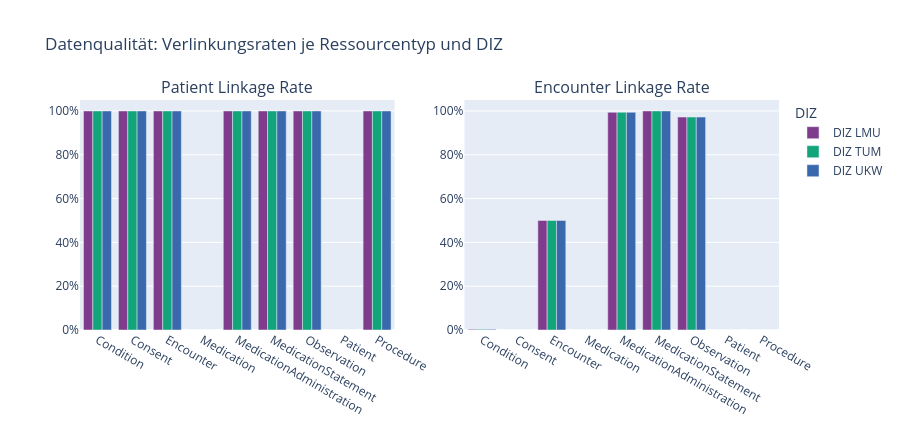

The cell this chart's notebook holds for it:
### Markdown cell above
---
## 3. Datenqualität — Patient & Encounter Linkage

### Code cell
if not df_quality.empty:
    fig = make_subplots(
        rows=1, cols=2,
        subplot_titles=["Patient Linkage Rate", "Encounter Linkage Rate"]
    )

    for diz_name in LOADED_DIZ:
        sub = df_quality[df_quality["diz"] == diz_name]
        show_legend = (diz_name == LOADED_DIZ[0])

        fig.add_trace(go.Bar(
            name=diz_name, x=sub["resource_type"], y=sub["patient_linkage_rate"],
            marker_color=COLOR_MAP[diz_name], showlegend=True
        ), row=1, col=1)

        fig.add_trace(go.Bar(
            name=diz_name, x=sub["resource_type"], y=sub["encounter_linkage_rate"],
            marker_color=COLOR_MAP[diz_name], showlegend=False
        ), row=1, col=2)

    fig.update_yaxes(range=[0, 1.05], tickformat=".0%")
    fig.update_layout(
        barmode="group", height=430,
        title_text="Datenqualität: Verlinkungsraten je Ressourcentyp und DIZ",
        legend_title="DIZ"
    )
    fig.show()

    # Tabelle: Wer hat die niedrigste Patient-Linkage-Rate?
    print("\n⚠️  Niedrige Patient-Linkage-Raten (< 0.8):")
    low = df_quality[df_quality["patient_linkage_rate"] < 0.8][["diz", "resource_type", "patient_linkage_rate", "total_resources"]]
    if low.empty:
        print("   Keine gefunden.")
    else:
        display(low.sort_values("patient_linkage_rate"))
else:
    print("Keine _data_quality.csv Daten geladen.")

### Figure 1 — Plotly figure (JSON) as saved in the notebook; plotly's stock layout.template omitted (floating-point values rounded to 4 significant figures)
{"data": [{"marker": {"color": "rgb(127, 60, 141)"}, "name": "DIZ LMU", "showlegend": true, "x": ["Condition", "Consent", "Encounter", "Medication", "MedicationAdministration", "MedicationStatement", "Observation", "Patient", "Procedure"], "y": [1.0, 1.0, 1.0, 0.0, 1.0, 1.0, 1.0, 0.0, 1.0], "type": "bar", "xaxis": "x", "yaxis": "y"}, {"marker": {"color": "rgb(127, 60, 141)"}, "name": "DIZ LMU", "showlegend": false, "x": ["Condition", "Consent", "Encounter", "Medication", "MedicationAdministration", "MedicationStatement", "Observation", "Patient", "Procedure"], "y": [0.0029, 0.0, 0.5001, 0.0, 0.9939, 1.0, 0.9721, 0.0, 0.0], "type": "bar", "xaxis": "x2", "yaxis": "y2"}, {"marker": {"color": "rgb(17, 165, 121)"}, "name": "DIZ TUM", "showlegend": true, "x": ["Condition", "Consent", "Encounter", "Medication", "MedicationAdministration", "MedicationStatement", "Observation", "Patient", "Procedure"], "y": [1.0, 1.0, 1.0, 0.0, 1.0, 1.0, 1.0, 0.0, 1.0], "type": "bar", "xaxis": "x", "yaxis": "y"}, {"marker": {"color": "rgb(17, 165, 121)"}, "name": "DIZ TUM", "showlegend": false, "x": ["Condition", "Consent", "Encounter", "Medication", "MedicationAdministration", "MedicationStatement", "Observation", "Patient", "Procedure"], "y": [0.0029, 0.0, 0.5001, 0.0, 0.9939, 1.0, 0.9721, 0.0, 0.0], "type": "bar", "xaxis": "x2", "yaxis": "y2"}, {"marker": {"color": "rgb(57, 105, 172)"}, "name": "DIZ UKW", "showlegend": true, "x": ["Condition", "Consent", "Encounter", "Medication", "MedicationAdministration", "MedicationStatement", "Observation", "Patient", "Procedure"], "y": [1.0, 1.0, 1.0, 0.0, 1.0, 1.0, 1.0, 0.0, 1.0], "type": "bar", "xaxis": "x", "yaxis": "y"}, {"marker": {"color": "rgb(57, 105, 172)"}, "name": "DIZ UKW", "showlegend": false, "x": ["Condition", "Consent", "Encounter", "Medication", "MedicationAdministration", "MedicationStatement", "Observation", "Patient", "Procedure"], "y": [0.0029, 0.0, 0.5001, 0.0, 0.9939, 1.0, 0.9721, 0.0, 0.0], "type": "bar", "xaxis": "x2", "yaxis": "y2"}], "layout": {"xaxis": {"anchor": "y", "domain": [0.0, 0.45]}, "yaxis": {"anchor": "x", "domain": [0.0, 1.0], "range": [0, 1.05], "tickformat": ".0%"}, "xaxis2": {"anchor": "y2", "domain": [0.55, 1.0]}, "yaxis2": {"anchor": "x2", "domain": [0.0, 1.0], "range": [0, 1.05], "tickformat": ".0%"}, "annotations": [{"font": {"size": 16}, "showarrow": false, "text": "Patient Linkage Rate", "x": 0.225, "xanchor": "center", "xref": "paper", "y": 1.0, "yanchor": "bottom", "yref": "paper"}, {"font": {"size": 16}, "showarrow": false, "text": "Encounter Linkage Rate", "x": 0.775, "xanchor": "center", "xref": "paper", "y": 1.0, "yanchor": "bottom", "yref": "paper"}], "title": {"text": "Datenqualität: Verlinkungsraten je Ressourcentyp und DIZ"}, "barmode": "group", "height": 430, "legend": {"title": {"text": "DIZ"}}}}
